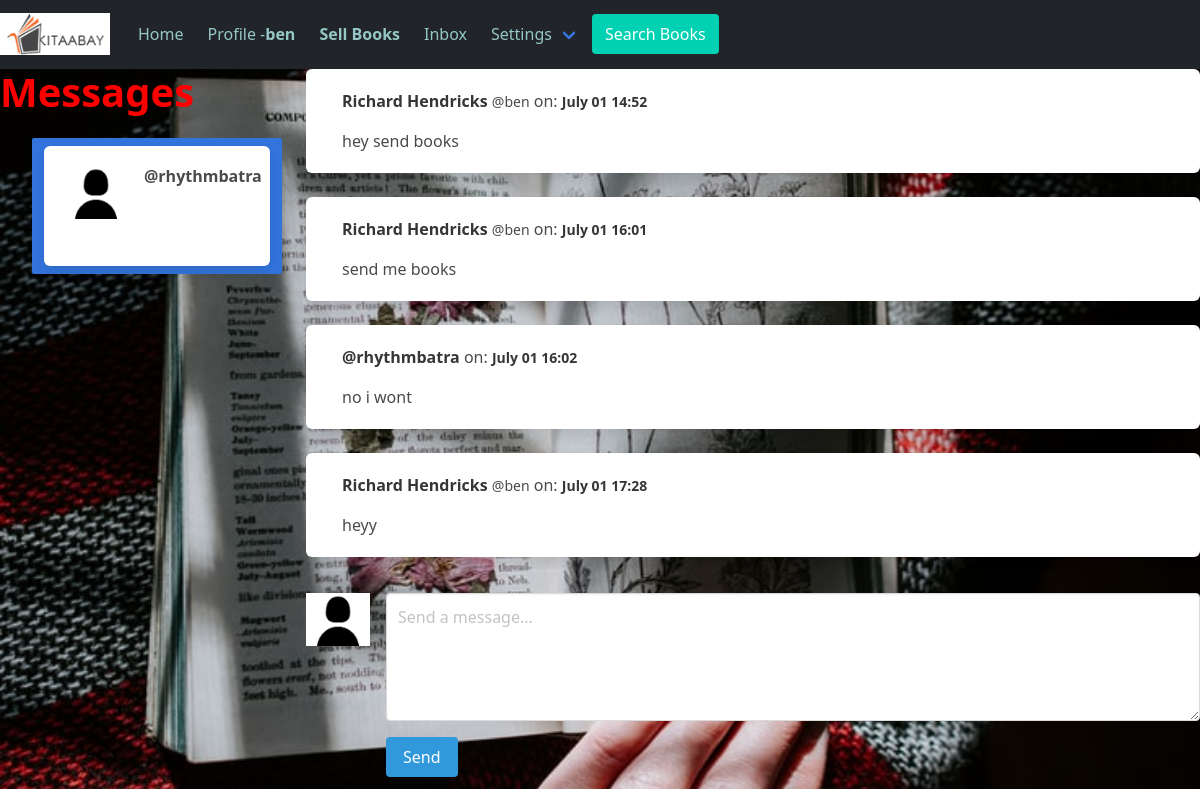
/direct/ (signed in), run on the app's committed database.
### direct/models.py (models this page shows, shortened)
class Message(models.Model):
	user = models.ForeignKey(User, on_delete=models.CASCADE, related_name='user')
	sender = models.ForeignKey(User, on_delete=models.CASCADE, related_name='from_user')
	recipient = models.ForeignKey(User, on_delete=models.CASCADE, related_name='to_user')
	body = models.TextField(max_length=1000, blank=True, null=True)
	date = models.DateTimeField(auto_now_add=True)
	is_read = models.BooleanField(default=False)
	def get_messages(user):
		messages = Message.objects.filter(user=user).values('recipient').annotate(last=Max('date')).order_by('-last')
		users = []
		for message in messages:
			users.append({
				'user': User.objects.get(pk=message['recipient']),
				'last': message['last'],
				'unread': Message.objects.filter(user=user, recipient__pk=message['recipient'], is_read=False).count()
				})
		return users

### authy/models.py (models this page shows, shortened)
class Profile(models.Model):
	user = models.OneToOneField(User, on_delete=models.CASCADE, related_name='profile')
	first_name = models.CharField(max_length=50, null=True, blank=True)
	last_name = models.CharField(max_length=50, null=True, blank=True)
	profile_info = models.TextField(max_length=1500, null=True, blank=True)
	created = models.DateField(auto_now_add=True)
	favorites = models.ManyToManyField(Post)
	'''
	def save(self, *args, **kwargs):
		super().save(*args, **kwargs)
		SIZE = 250, 250

		if self.picture:
			pic = Image.open(self.picture.path)
			pic = pic.convert('RGB')
			pic.thumbnail(SIZE, Image.LANCZOS)
			pic.save(self.picture.path)
	'''

### direct/views.py (the view)
# urls.py: path('', Inbox, name='inbox'),
@login_required
def Inbox(request):
	messages = Message.get_messages(user=request.user)
	active_direct = None
	directs = None
	if messages:
		message = messages[0]
		active_direct = message['user'].username
		directs = Message.objects.filter(user=request.user, recipient=message['user'])
		directs.update(is_read=True)
		for message in messages:
			if message['user'].username == active_direct:
				message['unread'] = 0
	context = {
		'directs': directs,
		'messages': messages,
		'active_direct': active_direct,
		}
	template = loader.get_template('direct/direct.html')
	return HttpResponse(template.render(context, request))

### bookstore/templates/direct/direct.html (shortened to what this page needs)
{% extends 'base.html' %}
{% load static %}
{% block content %}
<body class="imge" style="background-image: url('{% static "img/book8.jpg"%}')";>
  <div class="columns is-mobile">
  <div class="column is-one-quarter">
  <aside class="menu">
    <h1 class="title is-2" style="color:red">
    Messages
    </h1>
  <ul style="overflow-y: scroll; height: 500px" class="menu-list">
{% for message in messages %}
<a class="{% if active_direct == message.user.username %}is-active{% endif %}" href="{% url 'directs' message.user.username %}">
<div class="box">
  <article class="media">
    <div class="media-left">
      <figure class="image is-64x64">
            <img src="{% static 'img/Profile.jpg' %}" alt="Placeholder image">
      </figure>
    </div>
    <div class="media-content">
      <div class="content">
        <p>
          {% if message.user.profile.first_name and message.user.profile.last_name %}
          <strong>{{ message.user.profile.first_name }} {{ message.user.profile.last_name }}</strong> <small>@{{ message.user.username }}</small>
          {% else %}
          <strong>@{{ message.user.username }}</strong>
          {% endif %}
        </p>
      </div>
    </div>
  </article>
</div>
</a>
{% endfor %}
  </ul>
  </aside>
<br>
</div>
<div class="column">
<div style="overflow-y: scroll; height: 500px">
{% for direct in directs %}
{% if direct.body %}
<div class="box">
  <article class="media">
    <div class="media-content">
      <div class="content">
        <p>
          {% if direct.sender.profile.first_name and direct.sender.profile.last_name %}
          <strong>{{ direct.sender.profile.first_name }} {{ direct.sender.profile.last_name }}</strong> <small>@{{ direct.sender.username }}</small> on: <strong><small>{{ direct.date|date:'N d G:i'}}</small></strong>
          {% else %}
          <strong>@{{ direct.sender.username }}</strong> on: <strong><small>{{ direct.date|date:'N d G:i'}}</small></strong>
          {% endif %}
        </p>
        {{ direct.body }}
      </div>
    </div>
  </article>
</div>
{% endif %}
{% endfor %}
</div>
<br>
<form role="form" method="POST" action="{% url 'send_direct' %}">
<article class="media">
  <figure class="media-left">
    <p class="image is-64x64">
      <img src="{% static 'img/Profile.jpg' %}">
    </p>
  </figure>
  <div class="media-content">
    <div class="field">
      <p class="control">
        <textarea class="textarea" name="body" placeholder="Send a message..."></textarea>
      </p>
    </div>
    <nav class="level">
      <div class="level-left">
        <div class="level-item">
          <button type="submit" name="action" class="button is-info">Send</buttom>
        </div>
      </div>
    </nav>
  </div>
</article>
</form>
</div>
</div>
{% endblock %}

### bookstore/templates/base.html (shortened to what this page needs)
{% load static %}
<!doctype html>
<html lang="en">
  <head>
    <link rel="stylesheet" href="{% static 'css/bulma.min.css' %}">
    <link href="https://cdn.jsdelivr.net/npm/bootstrap@5.0.2/dist/css/bootstrap.min.css" rel="stylesheet">
    <link rel="stylesheet" type="text/css" href="{% static 'css/hotel.css' %}">
  </head>
  <body>
  	<nav class="navbar navbar-expand-lg navbar-dark bg-dark" style="border-bottom: 1px solid;">
	    <a class="navbar-brand" href="{% url 'home' %}"><img src="{% static 'img/kitaabay2.jpg' %}" width="110" height="110"></a>
	    <div class="collapse navbar-collapse" id="navbarSupportedContent">
	      <ul class="navbar-nav me-auto mb-2 mb-lg-0">
	        <li>
            <a href="{% url 'home' %}" class="navbar-item" style="color: rgb(149, 199, 199);">
              Home
            </a>
          </li>
          {% if user.is_authenticated %}
          <li>
            <a href="{% url 'profile' request.user %}" class="navbar-item" style="color: rgb(149, 199, 199);">
              Profile - <strong>{{ request.user }}</strong>
            </a>
          </li>
          {% else %}
          <li>
          <a href="{% url 'login' %}" class="navbar-item" style="color: rgb(149, 199, 199);">
            <strong>Login/Sign Up</strong></a>
          </li>
          {% endif %}
          <li>
            <a href="{% url 'newpost' %}" class="navbar-item" style="color: rgb(149, 199, 199);">
              <strong>Sell Books</strong>
            </a>
          </li>
          <li>
            <a href="{% url 'inbox' %}" class="navbar-item"  style="color: rgb(149, 199, 199);">
              Inbox
            </a>
          </li>
          <div class="navbar-item has-dropdown is-hoverable" style="color: rgb(149, 199, 199);">
            <a class="navbar-link" style="color: rgb(149, 199, 199);">
              Settings
            </a>
        </div>
        <a href="{% url 'explorebooks' %}" class="button is-primary navbar-item">Search Books</a>
	    </div>
	</nav>
      {% block content %}
      {% endblock %}
  </body>
</html>

### bookstore/static/css/hotel.css (style rules this page uses)
.imge { background-image: url(../img/book7.jpg); min-height: 730px; background-position: center; background-size: cover; background-repeat: no-repeat; }

### bookstore/templates/base.html (style rules this page uses)
body a { text-decoration: none; }

### data on the page
Message: sender.profile.first_name "Richard", sender.profile.last_name "Hendricks", sender.username "ben", date "July 01 14:52", body "hey send books"
Message: sender.profile.first_name "Richard", sender.profile.last_name "Hendricks", sender.username "ben", date "July 01 16:01", body "send me books"
Message: sender.username "rhythmbatra", date "July 01 16:02", body "no i wont"
Message: sender.profile.first_name "Richard", sender.profile.last_name "Hendricks", sender.username "ben", date "July 01 17:28", body "heyy"

### other printed values
{{ request.user }} "ben"
{{ message.user.username }} "rhythmbatra"
